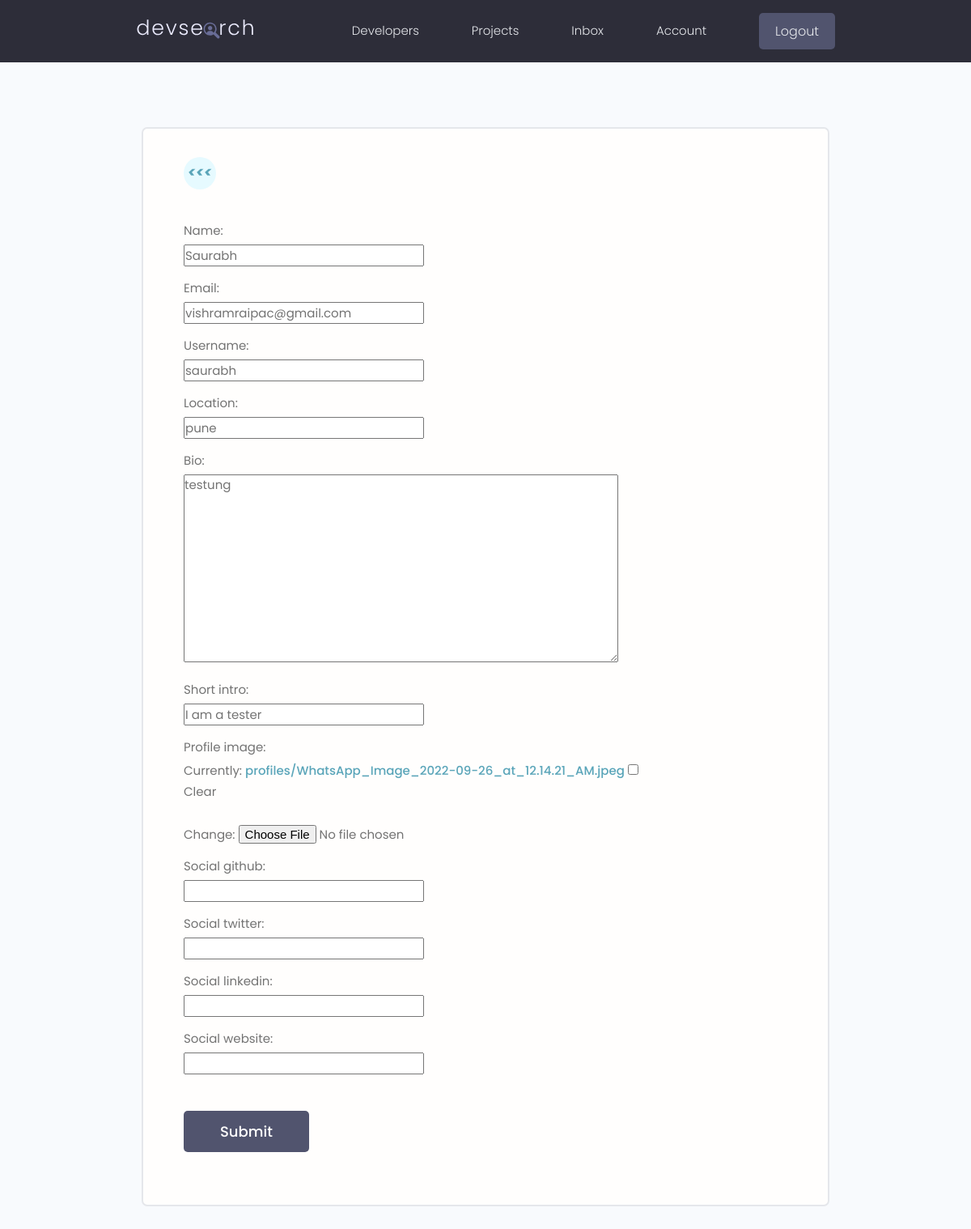
The app's page /edit-account/ (signed in) with its own data.
### users/models.py (models this page shows, shortened)
class Profile(models.Model):
    user = models.OneToOneField(User, on_delete=models.CASCADE , null=True , blank=True)
    name = models.CharField(max_length=200 , blank=True,null=True)
    email = models.EmailField(max_length=500,blank=True,null=True)
    username = models.CharField(max_length=200 , blank=True,null=True)
    location = models.CharField(max_length=200 , blank=True,null=True)
    short_intro = models.CharField(max_length=200 , blank=True,null=True)
    bio = models.TextField(blank=True , null=True)
    profile_image = models.ImageField(null=True,blank=True,upload_to='profiles/' ,default="profiels/user-default.png")
    social_github = models.CharField(max_length=200 , blank=True,null=True)
    social_twitter = models.CharField(max_length=200 , blank=True,null=True)
    social_linkedin = models.CharField(max_length=200 , blank=True,null=True)
    social_website = models.CharField(max_length=200 , blank=True,null=True)
    created = models.DateTimeField(auto_now_add=True)
    id = models.UUIDField(default= uuid.uuid4, unique=True, primary_key=True, editable=False)

### users/views.py (the view)
# urls.py: path('edit-account/', views.editAccount, name="edit-account"),
@login_required(login_url='login')
def editAccount(request):
    profile= request.user.profile
    form = ProfileForm(instance=profile)
    if request.method == "POST":
        form = ProfileForm(request.POST, instance=profile)
        if form.is_valid():
            form.save()
            return redirect('account')
    context ={'form' : form}
    return render(request , 'users/profile_form.html', context)

### users/forms.py (shortened to what this page needs)
class ProfileForm(ModelForm):
    class Meta:
        model = Profile
        fields =['name', 'email', 'username' , 'location', 'bio', 'short_intro', 'profile_image', 'social_github','social_twitter','social_linkedin','social_website']

### users/templates/users/profile_form.html
{% extends 'main.html' %} {% block content %}
<main class="formPage my-xl">
  <div class="content-box">
    <div class="formWrapper">
      <a class="backButton" href="{% url 'account' %}"
        ><i class="im im-angle-left"><b><<<</b></i></a
      >
      <br />
      <form
        class="form"
        method="POST"
        action="{% url 'edit-account' %}"
        ,
        enctype="multipart/form-data"
      >
        {% csrf_token %} {% for field in form %}
        <div class="form__field">
          <label for="formInput#text">{{field.label}}: </label>
          {{field}}
        </div>
        {% endfor %}
        <input
          class="btn btn--sub btn--lg my-md"
          type="submit"
          value="Submit"
        />
      </form>
    </div>
  </div>
</main>
{% endblock content %}

### static/styles/app.css (style rules this page uses)
:root { --color-sub: #2d2d39; }
.btn--sub { background-color: var(--color-sub-light); }
.content-box { width: 95%; max-width: 85rem; margin: 0 auto; }
.backButton { background: var(--color-main-light); color: var(--color-main); width: 4rem; height: 4rem; display: flex; align-items: center; justify-content: center; border-radius: 50%; }
.backButton i { font-size: 1.8rem; }
.formPage .formWrapper { list-style: none; background: var(--color-white); padding: 3.5rem 5rem; border: 2px solid var(--color-light); border-radius: 0.7rem; }

### static/uikit/styles/modules/_variables.css (style rules this page uses)
:root { --color-main: #5aa5b9; --color-main-light: #e6faff; --color-sub: #3f4156; --color-sub-light: #51546e; --color-sub-lighter: #ededfd; --color-text: #737373; --color-gray: #8b8b8b; --color-light: #e5e7eb; --color-light-gray: #767676; --color-bg: #f8fafd; --color-white: #fffefd; --color-white-light: #f3f3f3; --color-success: #359e64; --color-success-bg: #def8e8; --color-error: #fc4b0b; --color-error-bg: #fff2ee; --font-base: 'Poppins', arial, helvetica, 'Segoe UI', roboto, ubuntu, sans-serif; --font-monospace: 'Fira Code', 'Courier New', courier, monospace; --font-regular: 300; --font-medium: 500; --font-bold: 700; --generic-shadow: 1px 1px 5px #00000010; --generic-transition: all 0.3s ease-in-out; }

### static/uikit/styles/modules/_base.css (style rules this page uses)
* { margin: 0; padding: 0; box-sizing: border-box; text-rendering: optimizeLegibility; color: inherit; font-size: inherit; }
html { font-size: 50%; }
@media only screen and (min-width: 480px) { html { font-size: 56.25%; } }
@media only screen and (min-width: 1200px) { html { font-size: 62.5%; } }
body { line-height: 1.6; font-weight: 400; font-size: 1.5rem; color: var(--color-text); background-color: var(--color-bg); min-height: 100vh; }

### static/uikit/styles/modules/_typography.css (style rules this page uses)
* { font-family: var(--font-base); }
a { padding-bottom: 2px; text-decoration: none; display: inline-block; color: var(--color-main); font-weight: var(--font-medium); }

### static/uikit/styles/modules/_utilities.css (style rules this page uses)
.my-md { margin: 3rem auto; }
.my-xl { margin: 8rem auto; }

### static/uikit/styles/modules/_button.css (style rules this page uses)
.btn { display: inline-block; position: relative; cursor: pointer; background-color: var(--color-light); font-weight: var(--font-medium); color: var(--color-sub); text-decoration: none; padding: 1rem 2rem; border-radius: 0.5rem; border: none; width: -webkit-fit-content; width: -moz-fit-content; width: fit-content; height: -webkit-fit-content; height: -moz-fit-content; height: fit-content; font-size: 1.6rem; outline-width: 0; outline-color: transparent; -webkit-backface-visibility: hidden; backface-visibility: hidden; transition: all 0.3s ease-in-out; }
.btn--sub { background-color: var(--color-sub); color: var(--color-white); }
.btn--lg { font-size: 1.8rem; padding: 1.2rem 4.5rem; }

### static/uikit/styles/modules/_form.css (style rules this page uses)
.form { display: block; }
.form__field { margin-top: 1.5rem; margin-bottom: 1.5rem; }
.form__label, .form__field > label { display: block; margin-bottom: 0.5rem; color: var(--color-text); }

### records on screen
Profile: form "Saurabh" "vishramraipac@gmail.com" "saurabh" "pune" "testung" "I am a tester"

### other values on screen
{{ field.label }} "Name" "Email" "Username" "Location" "Bio" "Short intro" "Profile image" "Social github" "Social twitter" "Social linkedin" "Social website"
